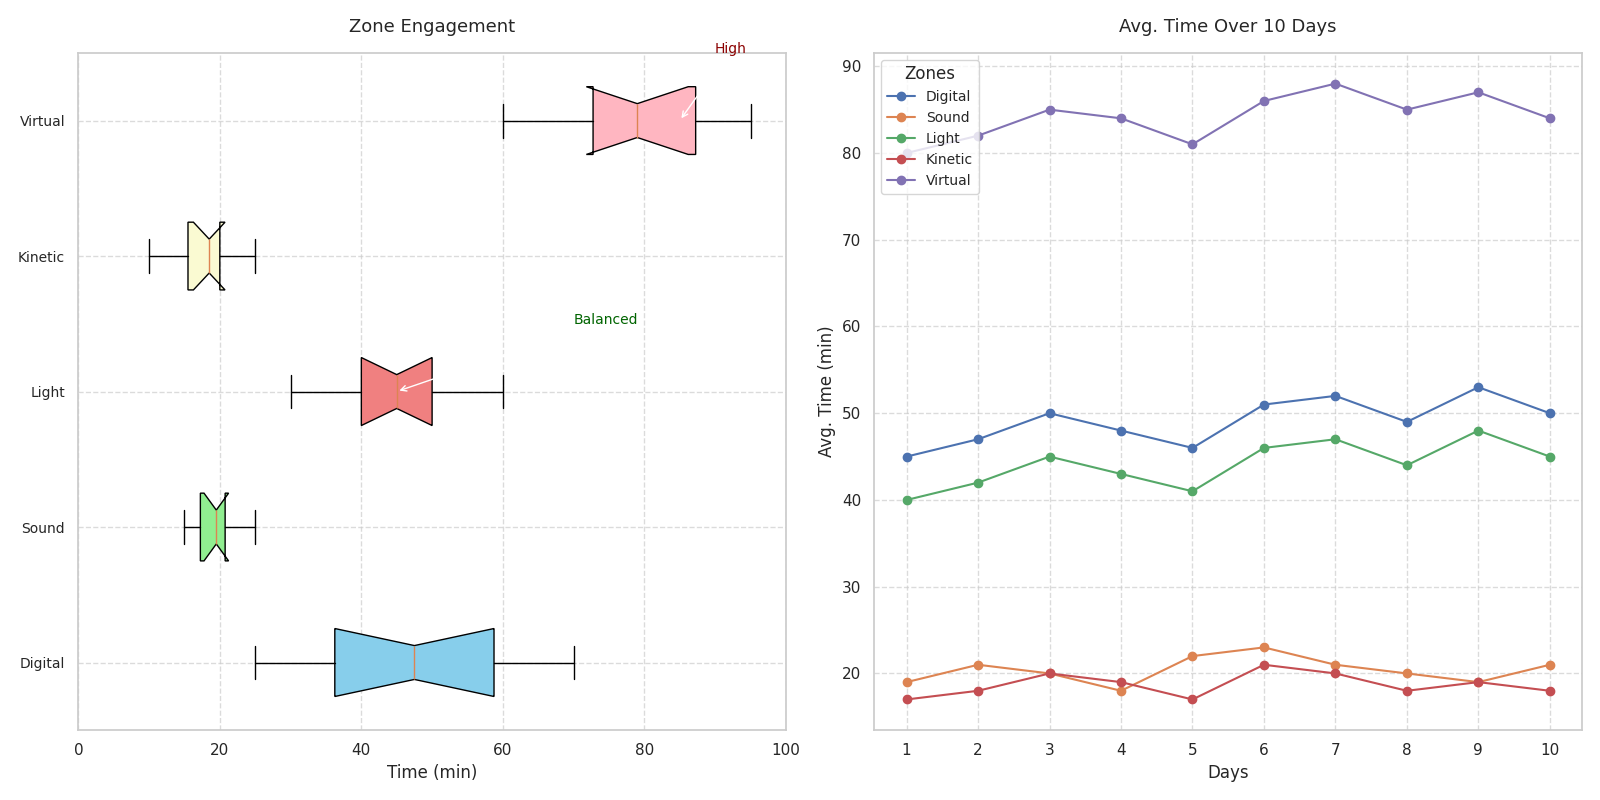

Reproduce this figure in Python.
import matplotlib.pyplot as plt
import numpy as np

# Data for box plot
digital_dreams_times = [25, 30, 45, 60, 40, 55, 70, 50, 65, 35]
soundscapes_times = [15, 20, 18, 22, 17, 19, 25, 20, 21, 16]
light_labyrinths_times = [30, 45, 35, 50, 40, 60, 55, 45, 50, 40]
kinetic_kinetics_times = [10, 15, 20, 25, 15, 18, 22, 20, 19, 17]
virtual_voyages_times = [60, 75, 90, 70, 80, 85, 95, 88, 72, 78]

# Combining data
box_data = [
    digital_dreams_times,
    soundscapes_times,
    light_labyrinths_times,
    kinetic_kinetics_times,
    virtual_voyages_times
]

zones = [
    "Digital",
    "Sound",
    "Light",
    "Kinetic",
    "Virtual"
]

# New data for the line plot (average time spent over 10 days)
days = np.arange(1, 11)
avg_times = {
    "Digital": [45, 47, 50, 48, 46, 51, 52, 49, 53, 50],
    "Sound": [19, 21, 20, 18, 22, 23, 21, 20, 19, 21],
    "Light": [40, 42, 45, 43, 41, 46, 47, 44, 48, 45],
    "Kinetic": [17, 18, 20, 19, 17, 21, 20, 18, 19, 18],
    "Virtual": [80, 82, 85, 84, 81, 86, 88, 85, 87, 84]
}

# Create a 2x1 subplot layout
fig, (ax1, ax2) = plt.subplots(nrows=1, ncols=2, figsize=(16, 8))

# Box plot
bp = ax1.boxplot(box_data, vert=False, patch_artist=True, notch=True, whis=1.5)
colors = ['skyblue', 'lightgreen', 'lightcoral', 'lightgoldenrodyellow', 'lightpink']
for patch, color in zip(bp['boxes'], colors):
    patch.set_facecolor(color)

ax1.set_title("Zone Engagement", fontsize=13, pad=15)
ax1.set_xlabel("Time (min)", fontsize=12)
ax1.set_yticks(np.arange(1, len(zones) + 1))
ax1.set_yticklabels(zones, fontsize=10)
ax1.grid(True, linestyle='--', alpha=0.7)
ax1.set_xlim(0, 100)

# Annotations
ax1.annotate('High', xy=(85, 5), xytext=(90, 5.5),
             arrowprops=dict(facecolor='black', arrowstyle='->'), fontsize=10, color='darkred')
ax1.annotate('Balanced', xy=(45, 3), xytext=(70, 3.5),
             arrowprops=dict(facecolor='black', arrowstyle='->'), fontsize=10, color='darkgreen')

# Line plot
for zone, times in avg_times.items():
    ax2.plot(days, times, label=zone, marker='o')

ax2.set_title("Avg. Time Over 10 Days", fontsize=13, pad=15)
ax2.set_xlabel("Days", fontsize=12)
ax2.set_ylabel("Avg. Time (min)", fontsize=12)
ax2.set_xticks(days)
ax2.grid(True, linestyle='--', alpha=0.7)
ax2.legend(title="Zones", fontsize=10, loc='upper left')

# Adjust layout
plt.tight_layout()

# Show plots
plt.show()
